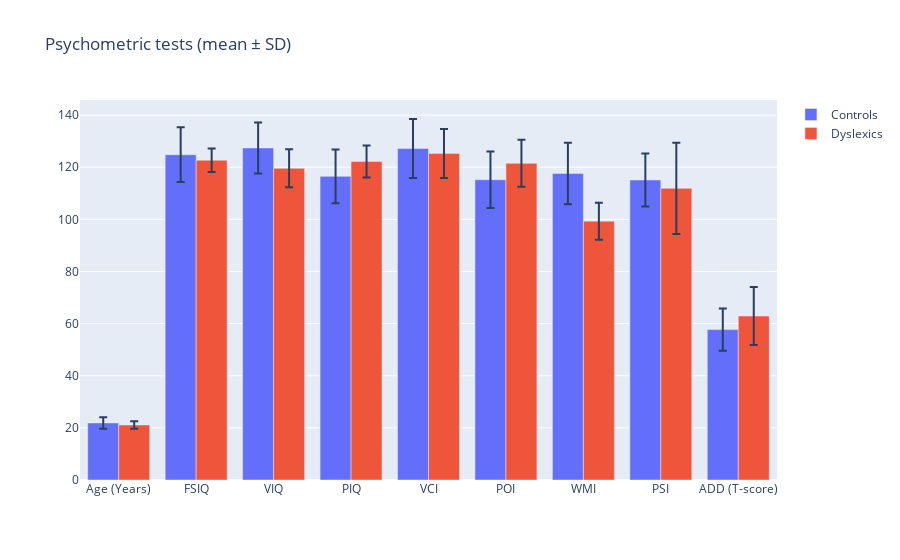

The cell this chart's notebook holds for it:
### Code cell
fig = go.Figure()

labels_psych = ['Age (Years)', 'FSIQ', 'VIQ', 'PIQ', 'VCI', 'POI', 'WMI', 'PSI', 'ADD (T-score)']
controls_mean_values_psych = [21.9, 124.8, 127.4, 116.5, 127.2, 115.2, 117.6, 115.1, 57.7]
dyslexics_mean_values_psych = [21.1, 122.7, 119.6, 122.2, 125.3, 121.5, 99.3, 111.9, 62.9]

controls_standard_deviation_values_psych = [2.2, 10.5, 9.8, 10.3, 11.3, 10.8, 11.8, 10.2, 8.1]
dyslexics_standard_deviation_values_psych = [1.4, 4.5, 7.3, 6.1, 9.4, 9, 7.1, 17.5, 11.1]

fig.add_trace(go.Bar(
    name='Controls',
    x=labels_psych, 
    y=controls_mean_values_psych,
    error_y=dict(type='data', array=controls_standard_deviation_values_psych)
))
fig.add_trace(go.Bar(
    name='Dyslexics',
    x=labels_psych, 
    y=dyslexics_mean_values_psych,
    error_y=dict(type='data', array=dyslexics_standard_deviation_values_psych)
))


fig.update_layout(barmode='group',  title='Psychometric tests (mean \u00B1 SD)')
plotly.offline.iplot(fig, filename="Figure 1")

### Figure 1 — Plotly figure (JSON) as saved in the notebook; plotly's stock layout.template omitted (floating-point values rounded to 4 significant figures)
{"data": [{"error_y": {"array": [2.2, 10.5, 9.8, 10.3, 11.3, 10.8, 11.8, 10.2, 8.1], "type": "data"}, "name": "Controls", "type": "bar", "x": ["Age (Years)", "FSIQ", "VIQ", "PIQ", "VCI", "POI", "WMI", "PSI", "ADD (T-score)"], "y": [21.9, 124.8, 127.4, 116.5, 127.2, 115.2, 117.6, 115.1, 57.7]}, {"error_y": {"array": [1.4, 4.5, 7.3, 6.1, 9.4, 9, 7.1, 17.5, 11.1], "type": "data"}, "name": "Dyslexics", "type": "bar", "x": ["Age (Years)", "FSIQ", "VIQ", "PIQ", "VCI", "POI", "WMI", "PSI", "ADD (T-score)"], "y": [21.1, 122.7, 119.6, 122.2, 125.3, 121.5, 99.3, 111.9, 62.9]}], "layout": {"barmode": "group", "title": {"text": "Psychometric tests (mean ± SD)"}}}
